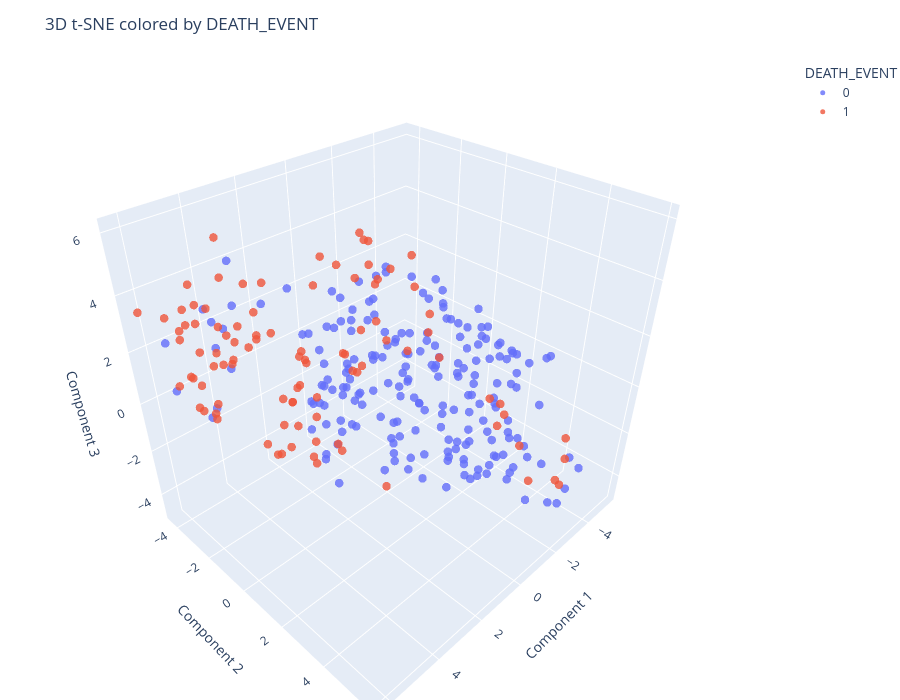

The notebook cell saved with this chart:
### Markdown cell above
<a id="tsne"></a>
### t-SNE

### Code cell
tsne = TSNE(n_components=3, perplexity=50, init="pca", random_state=SEED)
X_tsne = tsne.fit_transform(X_p_reduced)

df_tsne = pd.DataFrame(X_tsne, columns=["tSNE_1", "tSNE_2", "tSNE_3"])
df_tsne[TARGET_COL] = y.values
plot_3d(X_tsne, y, algorithm="t-SNE")
